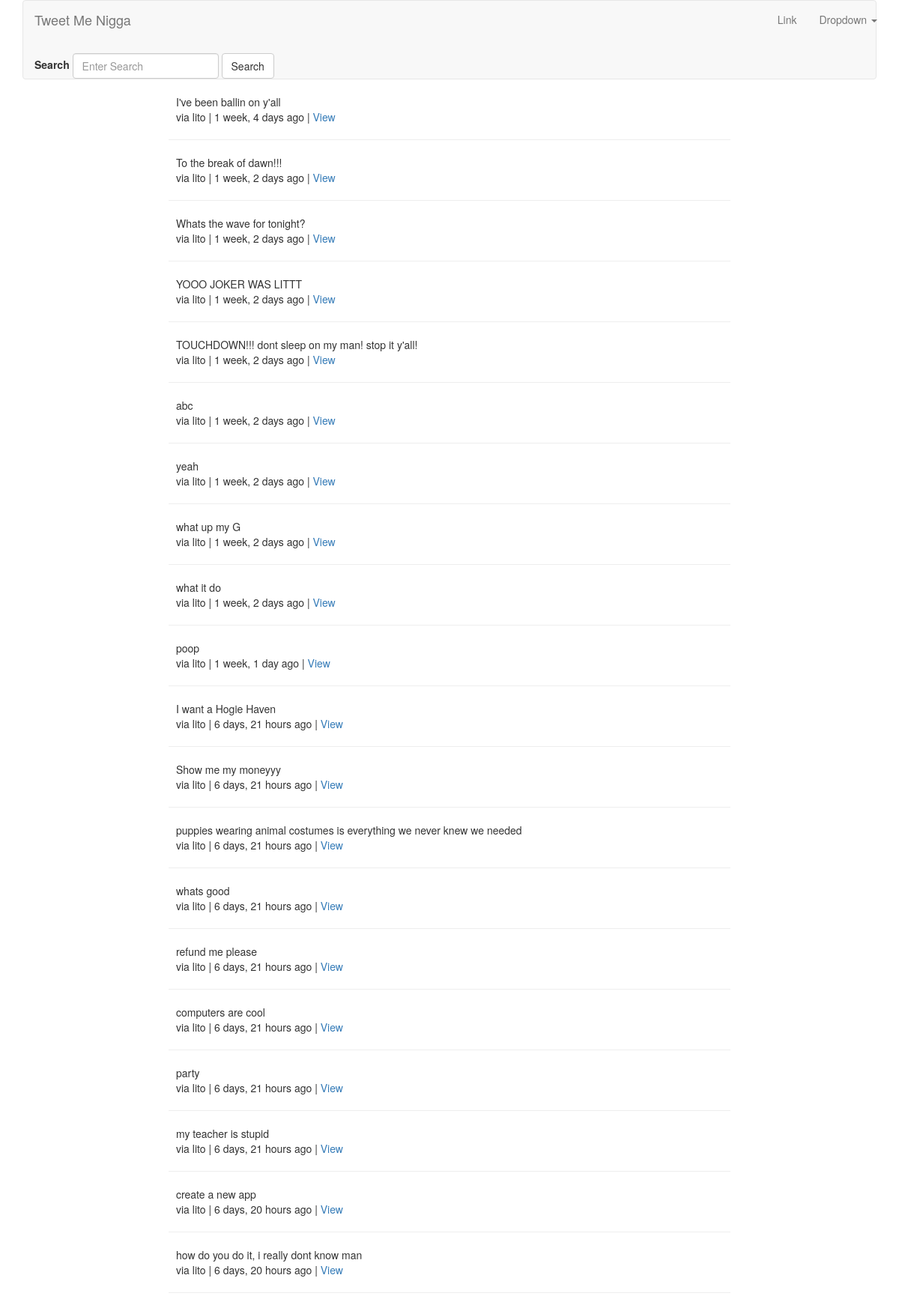
Page /tweets/ on the committed database.
### tweets/models.py (models this page shows, shortened)
class Tweet(models.Model):
    user = models.ForeignKey(settings.AUTH_USER_MODEL, on_delete = models.CASCADE)
    content = models.CharField(max_length=140, validators=[validate_content])
    update = models.DateTimeField(auto_now=True)
    timestamp = models.DateTimeField(auto_now_add=True)
    def get_absolute_url(self):
        return reverse("tweets:detail", kwargs={"pk":self.pk})

### tweets/views.py (the view)
# urls.py: path('', TweetListView.as_view(), name='list'), #/tweets/
class TweetListView(ListView):
    template_name = "tweets/list_view.html"
    queryset = Tweet.objects.all()
    def get_queryset(self, *args, **kwargs):
        qs = Tweet.objects.all()
        print(self.request.GET)
        query = self.request.GET.get("q", None)
        if query is not None:
            qs = qs.filter(
                Q(content__icontains=query) |
                Q(user__username__icontains=query)
            )
        return qs
    def get_context_data(self, *args, **kwargs):
        context = super(TweetListView, self).get_context_data(*args, **kwargs)
        return context

### tweets/templates/tweets/list_view.html (shortened to what this page needs)
{% extends "base.html" %}
{% block content%}
    <div class="row">
        <div class="col-sm-8 col-sm-offset-2">
            {% for object in object_list %}
            <div class="media">
                    <div class="media-left">
                    </div>
                    <div class="media-body">
                        {{ object.content }} <br/>
                        via {{ object.user }} | {{ object.timestamp | timesince }} ago | <a href="{{ object.get_absolute_url }}"
                        >View</a>
                    </div>
            </div>
            <hr/>
            {% empty %}
                    {% if request.GET.q%}
                        <p>We cant find yo shit, Little Bitch</p>
                    {% else %}
                        <p>Yo Tweet don't exist, Little Bitch! </p>
                    {% endif %}
            {% endfor %}
        </div>
    </div>
{% endblock content %}

### templates/base.html (shortened to what this page needs)
{% load static %}
<!DOCTYPE html>
<html lang="en">
  <head>
   <link href="{% static 'css/bootstrap.min.css' %}" rel="stylesheet">
  </head>
  <body>
    <div class='container'>
        {% include "navbar.html" %}
        {% block content %}{% endblock content %}
    </div>
  </body>
</html>

### templates/navbar.html (shortened to what this page needs)
<nav class="navbar navbar-default">
    <div class="container">
        <div class="navbar-header">
            <a class="navbar-brand" href="{% url 'home' %}">Tweet Me Nigga</a>
            {% include "tweets/search_form.html" %}
        </div>
        <div class="collapse navbar-collapse" id="bs-example-navbar-collapse-1">
            <ul class="nav navbar-nav navbar-right">
                <li><a href="#">Link</a></li>
                <li class="dropdown">
                    <a href="#" class="dropdown-toggle" data-toggle="dropdown" role="button" aria-haspopup="true"
                    aria-expanded="false">Dropdown <span class="caret"></span></a>
                </li>
            </ul>
        </div>
    </div>
</nav>

### tweets/templates/tweets/search_form.html
<div class="row">
    <div class="col-sm-12 text-center"><br>
        <form class="form-inline" method="GET" action='{% url "tweets:list" %}'>
            <div class="form-group">
                <label for="q">Search</label>
                <input class="form-control" type="text" name='q' placeholder="Enter Search" value='{{ request.GET.q }}'/>
            </div>
            <input class="btn btn-default" type="submit" value="Search"/>
        </form>
    </div>
</div>

### rows in the picture
Tweet: content "I've been ballin on y'all", user "lito", timestamp "1 week, 4 days"
Tweet: content "To the break of dawn!!!", user "lito", timestamp "1 week, 2 days"
Tweet: content "Whats the wave for tonight?", user "lito", timestamp "1 week, 2 days"
Tweet: content "YOOO JOKER WAS LITTT", user "lito", timestamp "1 week, 2 days"
Tweet: content "TOUCHDOWN!!! dont sleep on my man! stop it y'all!", user "lito", timestamp "1 week, 2 days"
Tweet: content "abc", user "lito", timestamp "1 week, 2 days"
Tweet: content "yeah", user "lito", timestamp "1 week, 2 days"
Tweet: content "what up my G", user "lito", timestamp "1 week, 2 days"
Tweet: content "what it do", user "lito", timestamp "1 week, 2 days"
Tweet: content "poop", user "lito", timestamp "1 week, 1 day"
Tweet: content "I want a Hogie Haven", user "lito", timestamp "6 days, 21 hours"
Tweet: content "Show me my moneyyy", user "lito", timestamp "6 days, 21 hours"
Tweet: content "puppies wearing animal costumes is everything we never knew we needed", user "lito", timestamp "6 days, 21 hours"
Tweet: content "whats good", user "lito", timestamp "6 days, 21 hours"
Tweet: content "refund me please", user "lito", timestamp "6 days, 21 hours"
Tweet: content "computers are cool", user "lito", timestamp "6 days, 21 hours"
Tweet: content "party", user "lito", timestamp "6 days, 21 hours"
Tweet: content "my teacher is stupid", user "lito", timestamp "6 days, 21 hours"
Tweet: content "create a new app", user "lito", timestamp "6 days, 20 hours"
Tweet: content "how do you do it, i really dont know man", user "lito", timestamp "6 days, 20 hours"
